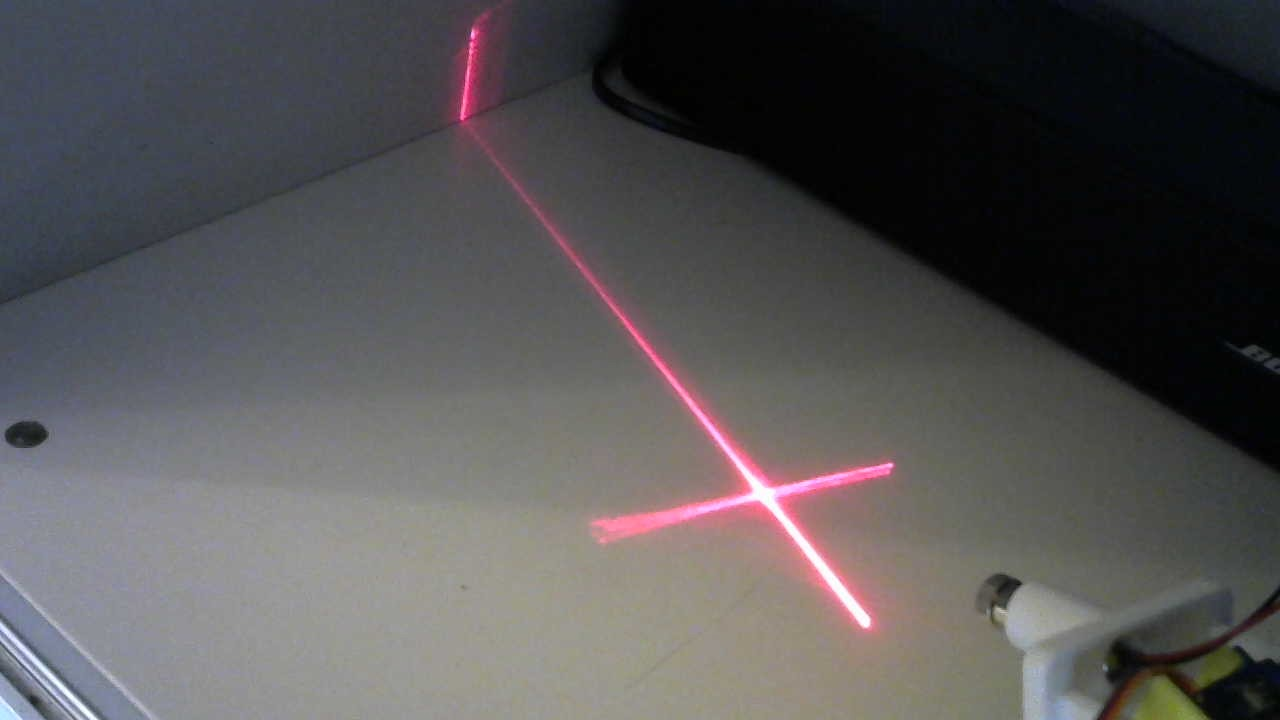
#> input picture pictures/WIN_20250101_12_33_43_Pro.jpg, 1280 x 720 px, given in place of the camera
$ python laser-pict-gen.py
#> lines starting #> are read from the running program, lines starting #| are printed output that depends on the picture; after the words box and inside, x2 and y2 are one past the last pixel; in counts of white or black regions, pixels touching at a corner belong together
#> in point_and_shoot, frame is the input picture: shape (720, 1280, 3); mean B, G, R 84.6, 83.7, 85.8
import os
os.environ["OPENCV_VIDEOIO_MSMF_ENABLE_HW_TRANSFORMS"] = "0"

from time import sleep
import cv2
import random
import numpy as np
from numpy.linalg import norm

FILE_NAME = "pictures\\frame-10.jpg"
last_render = 0
#This variable we use to store the pixel location
target = ()

# [88 lines left out: functions add_laser_dot, compose_images, gamma, generate_test_images, brightness, draw_visor_at_coord and 1 more, not called in this run]

def find_laser(img: cv2.UMat, strategy_hint: str, threshold_hint: int) -> (tuple, cv2.UMat, str, int):
    strategies = [find_laser_by_red_color, find_laser_by_grayscale, find_laser_by_green_color]

    if strategy_hint is not None:
        # sort strategies by hint
        strategies.sort(key=lambda x: x.__name__ == strategy_hint, reverse=True)

    for strategy in strategies:
        print(f"Trying strategy {strategy.__name__}")
        (coord, output, threshold) = strategy(img.copy(), threshold_hint)
        if coord is not None:
            print(f"Found laser at {coord}")
            cv2.putText(output,
                text = strategy.__name__,
                org=(10, 40),
                fontFace=cv2.FONT_HERSHEY_COMPLEX,
                fontScale=.5,
                color=(0, 255, 0))
            cv2.putText(output,
                text = f"Brightness={int(brightness(img))}",
                org=(10, 60),
                fontFace=cv2.FONT_HERSHEY_COMPLEX,
                fontScale=.5,
                color=(0, 255, 0))
            return (coord, output, strategy.__name__, threshold)
#> this loop made 3 passes
#> pass 1, in find_laser_by_red_color, `(_, _, R) = cv2.split(img)`:
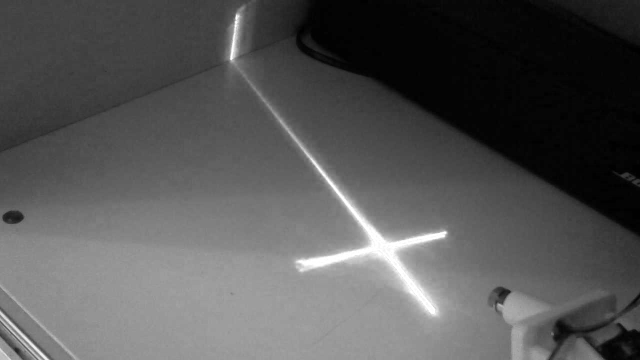
#> R: shape (720, 1280) (shown at 1/2 size); min 0, max 255, mean 85.8
#> pass 2, in find_laser_by_grayscale, `gray_image = cv2.cvtColor(img, cv2.COLOR_BGR2GRAY)`:
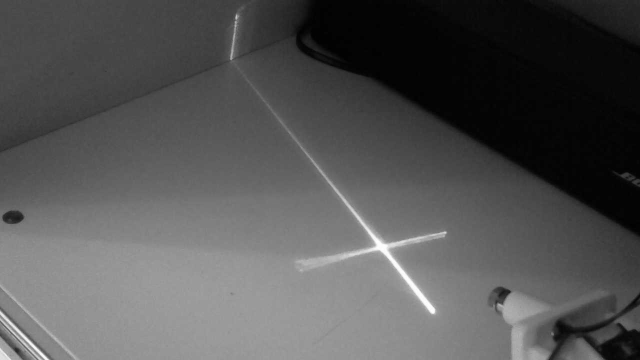
#> gray_image: shape (720, 1280) (shown at 1/2 size); min 0, max 255, mean 84.4
    return (None, None, None, None)

def find_laser_by_threshold(channel: cv2.UMat, threshold_hint:int) -> (tuple, cv2.UMat, int):
    MAX_TRIES = 7
    MIN_THRESHOLD = 100
    MAX_THRESHOLD = 255
    threshold = (MIN_THRESHOLD + MAX_THRESHOLD) // 2

    if (threshold_hint is not None and threshold_hint > MIN_THRESHOLD and threshold_hint < MAX_THRESHOLD):
        threshold = threshold_hint

    tries = 0
    while tries < MAX_TRIES:
        _, diff_thr = cv2.threshold(channel, threshold, 255, cv2.THRESH_TOZERO)
        #cv2.imshow("Threshold", cv2.cvtColor(diff_thr, cv2.COLOR_GRAY2BGR))

        masked_channel = cv2.dilate(diff_thr, None, iterations=4)
        #cv2.imshow("Dilate", cv2.cvtColor(masked_channel, cv2.COLOR_GRAY2BGR))

        circles = cv2.HoughCircles(masked_channel, cv2.HOUGH_GRADIENT, 1, minDist=50,
                                param1=50,param2=2,minRadius=3,maxRadius=10)

        if circles is None:
            circles_cpt = 0
        else:
            circles_cpt = len(circles[0,:])

        if circles_cpt == 0:
            step = (threshold - MIN_THRESHOLD) // 2
            if step == 0:
                step = 1
            threshold -= step
            print(f"Found no circles, decreasing threshold to {threshold}")
            if threshold < MIN_THRESHOLD:
                return (None, None, None)
            tries += 1
            continue

        if circles_cpt > 1:
            step = (MAX_THRESHOLD - threshold) // 2
            if step == 0:
                step = 1
            threshold += step
            print(f"Found {circles_cpt} circles, increasing threshold to {threshold}")
            if threshold > MAX_THRESHOLD:
                return (None, None, None)
            tries += 1
            continue

        print(f"Found 1 circle, threshold={threshold}")

        # draw circles found
        output = cv2.cvtColor(masked_channel, cv2.COLOR_GRAY2BGR)
        background = cv2.cvtColor(channel, cv2.COLOR_GRAY2BGR)

        for circle in circles[0,:]:
            center = (int(circle[0]), int(circle[1]))
            output = cv2.addWeighted(background, 0.2, output, 0.5, 0)
            cv2.putText(output,
                        text = "THR="+ str(threshold),
                        org=(10, 20),
                        fontFace=cv2.FONT_HERSHEY_COMPLEX,
                        fontScale=0.5,
                        color=(0, 255, 0))
            return (center, output, threshold)

    return (None, None, None)

def find_laser_by_grayscale(img: cv2.UMat, hint:int) -> (tuple, cv2.UMat, int):
    gray_image = cv2.cvtColor(img, cv2.COLOR_BGR2GRAY)
    normalized_gray_image = cv2.normalize(gray_image, None, alpha=0, beta=255, norm_type=cv2.NORM_MINMAX)
    return find_laser_by_threshold(normalized_gray_image, hint)

def find_laser_by_red_color(img: cv2.UMat, hint:int) -> (tuple, cv2.UMat, int):
    (_, _, R) = cv2.split(img)
    return find_laser_by_threshold(R, hint)

def find_laser_by_green_color(img: cv2.UMat, hint:int) -> (tuple, cv2.UMat, int):
    (_, G, _) = cv2.split(img)
    return find_laser_by_threshold(G, hint)


def set_exposure(cap: cv2.VideoCapture, exposure: int):
    cap.set(cv2.CAP_PROP_AUTO_EXPOSURE, 3) # auto mode
    cap.set(cv2.CAP_PROP_AUTO_EXPOSURE, 1) # manual mode
    cap.set(cv2.CAP_PROP_EXPOSURE, exposure)
    sleep(1)

def setup_webcam(index: int) -> cv2.VideoCapture:
    cap = cv2.VideoCapture(index, cv2.CAP_DSHOW)
    cap.set(cv2.CAP_PROP_FRAME_WIDTH, 960)
    cap.set(cv2.CAP_PROP_FRAME_HEIGHT, 720)
    cap.set(cv2.CAP_PROP_BUFFERSIZE, 0)
    cap.set(cv2.CAP_PROP_FPS, 10.0)
    return cap

def add_camera_settings(cap: cv2.VideoCapture, frame: cv2.UMat) -> cv2.UMat:
    global last_render
    if last_render == 0:
        last_render = cv2.getTickCount()

    # compute fps
    current_time = cv2.getTickCount()
    time_diff = (current_time - last_render) / cv2.getTickFrequency()
#> time_diff = 2.25e-05
    last_render = current_time
#> last_render = 212529801104
    fps = int(1.0 / time_diff)
#> fps = 44485

    cv2.putText(frame,
                text = f"Act. FPS={fps}",
                org=(10, 80),
                fontFace=cv2.FONT_HERSHEY_COMPLEX,
                fontScale=0.5,
                color=(255, 255, 255))

    cv2.putText(frame,
                text = f"Picture={int(cap.get(cv2.CAP_PROP_FRAME_WIDTH))}x{int(cap.get(cv2.CAP_PROP_FRAME_HEIGHT))}",
                org=(10, 20),
                fontFace=cv2.FONT_HERSHEY_COMPLEX,
                fontScale=0.5,
                color=(255, 255, 255))
    cv2.putText(frame,
                text = f"Webcam FPS={cap.get(cv2.CAP_PROP_FPS)}",
                org=(10, 40),
                fontFace=cv2.FONT_HERSHEY_COMPLEX,
                fontScale=0.5,
                color=(255, 255, 255))
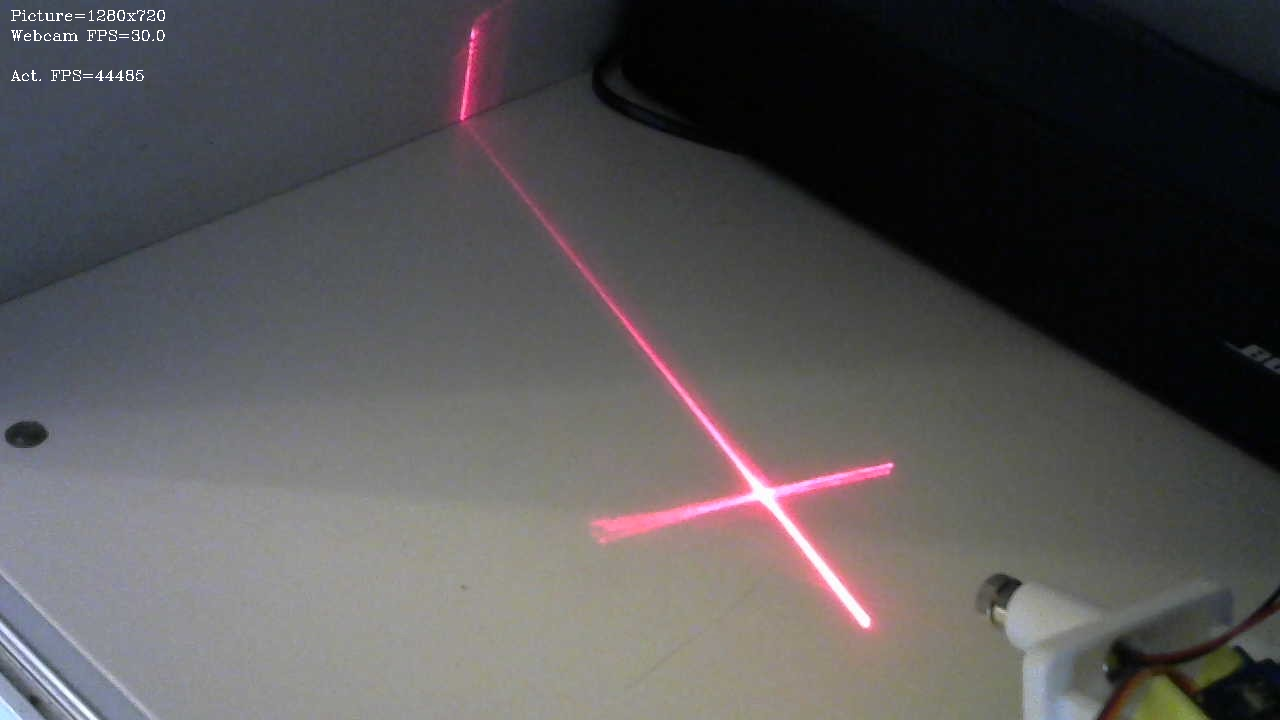
#> frame: shape (720, 1280, 3); mean B, G, R 84.8, 83.9, 86.1
    cv2.putText(frame,
                text = f"Exposure={cap.get(cv2.CAP_PROP_EXPOSURE)}",
                org=(10, 60),
                fontFace=cv2.FONT_HERSHEY_COMPLEX,
                fontScale=0.5,
                color=(255, 255, 255))
#> frame: shape (720, 1280, 3); 0.04% of pixels changed, all inside (x1, y1, x2, y2) = (11, 50, 126, 65)
    return frame

# [71 lines left out: functions click_event, webcam_test, track_target, not called in this run]


def point_and_shoot():
    WINDOW_NAME = "OpenCV"
    cap = setup_webcam(0)
    exposure = -7
    set_exposure(cap, exposure)
    cpt = 0
    thr_hint = None
    str_hint = None
    cv2.namedWindow(WINDOW_NAME, cv2.WINDOW_NORMAL)  # Create the window outside the loop
    cv2.setMouseCallback(WINDOW_NAME, click_event)  # Set mouse callback once

    while True:
        cpt += 1
        # Take each frame
        ret, frame = cap.read()
        if not ret:
            print("Failed to capture frame")
            break
        (coord, _, str_hint, thr_hint) = find_laser(frame, str_hint, thr_hint)

        if coord is not None:
            draw_visor_at_coord(frame, coord)

        if len(target) == 2:
            draw_target_at_coord(frame, target)

        if coord is not None and len(target) == 2:
            track_target(coord, target, frame)

        add_camera_settings(cap, frame)
        cv2.imshow(WINDOW_NAME, frame)
        key = cv2.waitKey(1) & 0xFF
#> (key q is pressed here)
        if key == ord('q'):
            break
        if key == ord('p'):
            exposure += 1
            set_exposure(cap, exposure)
            sleep(1)
        if key == ord('m'):
            exposure -= 1
            set_exposure(cap, exposure)
            sleep(1)
    cap.release()
    cv2.destroyAllWindows()

# [28 lines left out: function file_test, not called in this run]


#file_test()
#webcam_test()
point_and_shoot()
